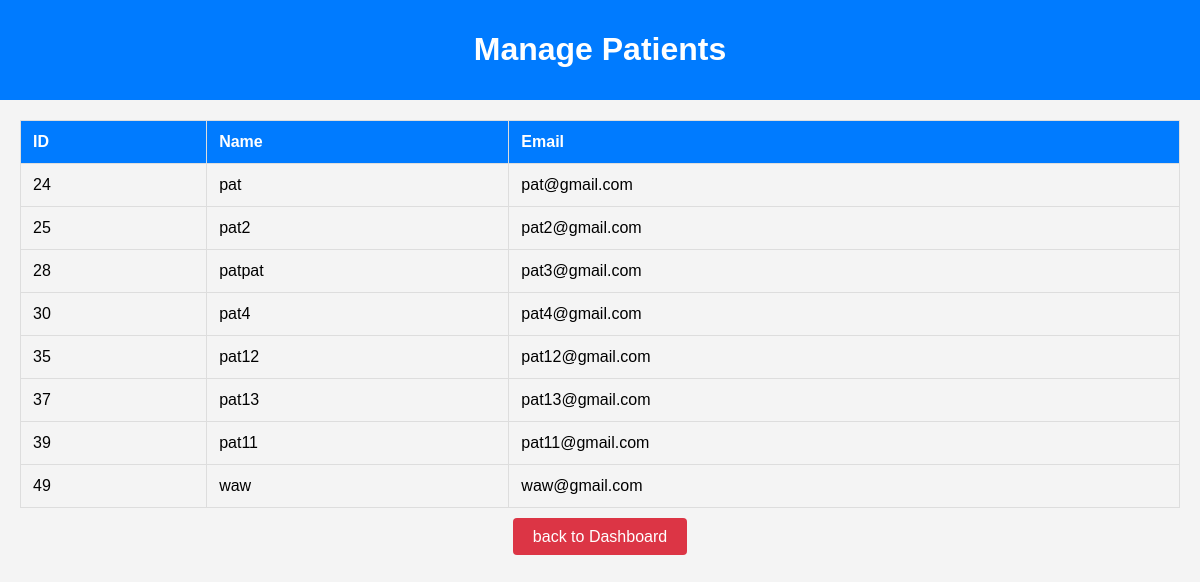
Page /doctor/manage_patients.php (signed in) on the earlier database version.
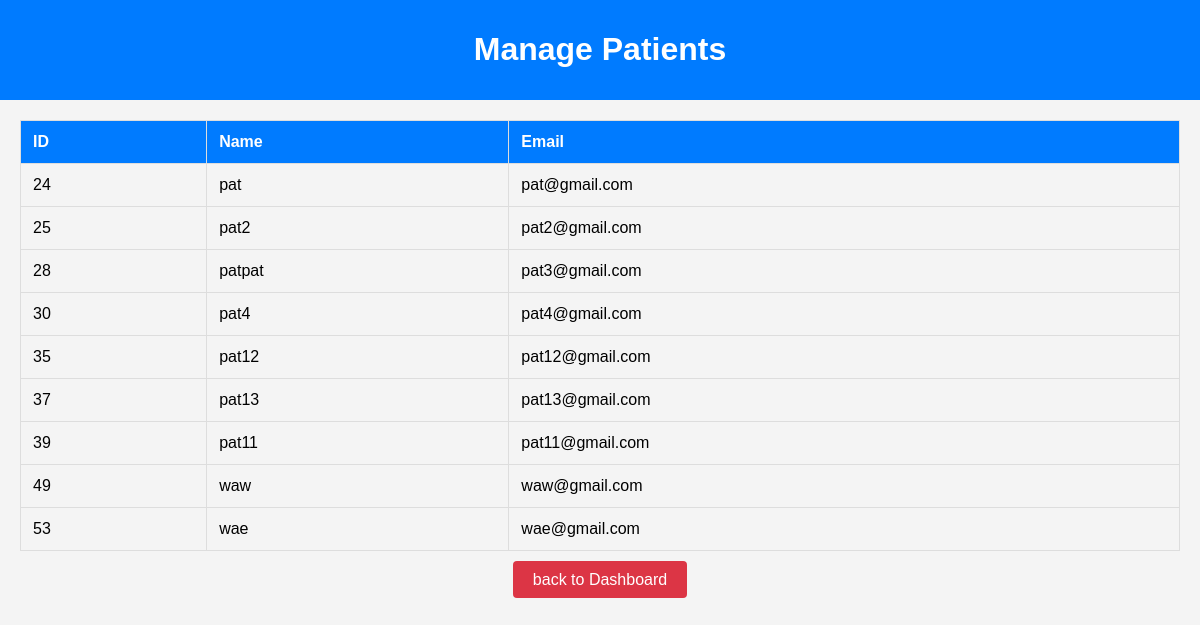
Same page on the later database version.
### tables this page shows
CREATE TABLE `users` (
  `id` int(11) NOT NULL,
  `name` varchar(255) NOT NULL,
  `email` varchar(255) NOT NULL,
  `email_verified` tinyint(1) DEFAULT 0,
  `password` varchar(255) NOT NULL,
  `user_type` enum('admin','doctor','patient') NOT NULL,
  `created_at` timestamp NOT NULL DEFAULT current_timestamp(),
  `updated_at` timestamp NOT NULL DEFAULT current_timestamp() ON UPDATE current_timestamp(),
  `image` varchar(255) DEFAULT 'default_images/default.jpg'
);

### doctor/manage_patients.php (the view, shortened to what this page needs)
<?php
include '../db.php';
$stmt = $pdo->prepare("SELECT id, name, email FROM users WHERE user_type = 'patient'");
$stmt->execute();
$patients = $stmt->fetchAll();
?>
<!DOCTYPE html>
<html lang="en">
<head>
</head>
<body>
<div class="navbar">
    <h1>Manage Patients</h1>
</div>
<div class="container">
    <table>
        <thead>
            <tr>
                <th>ID</th>
                <th>Name</th>
                <th>Email</th>
            </tr>
        </thead>
        <tbody>
            <?php foreach ($patients as $patient): ?>
                <tr>
                    <td><?php echo htmlspecialchars($patient['id']); ?></td>
                    <td><?php echo htmlspecialchars($patient['name']); ?></td>
                    <td><?php echo htmlspecialchars($patient['email']); ?></td>
                </tr>
            <?php endforeach; ?>
        </tbody>
    </table>
    <div class="logout">
        <a href="doctor_dashboard.php">back to Dashboard</a>
    </div>
</div>
</body>
</html>

Differences in the rows shown:
added users: id "53", name "wae", email "wae@gmail.com"
